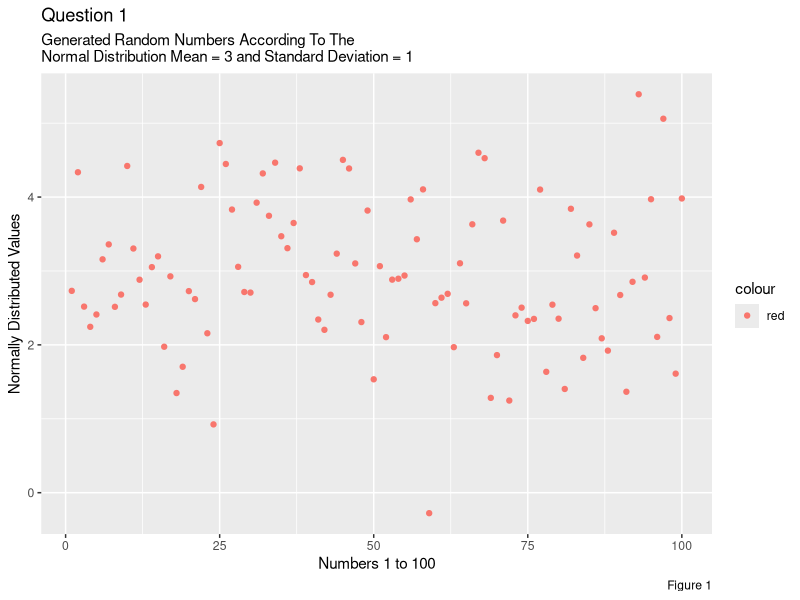

R code for this plot: (Note: this script raises an error after producing the figure.)
## ---- chunk 1
pkg_vec <- c("ggplot2", "palmerpenguins", "ggthemes")
for (x in pkg_vec) {
  if (!requireNamespace(x, quietly = TRUE)) {
    install.packages(x, dependencies = TRUE)
  }
  # if you want to programmatically attach
  # libraries, this is the way to to do it
  library(x, character.only = TRUE)
}
library(ggplot2)
## ---- chunk 2
random_numbers <- data.frame(x = 1:100, y= rnorm(100, mean = 3, sd = 1))

ggplot(data = random_numbers, aes(x = x, y=y)) +
  geom_point(aes(color = "red")) +
  labs(
    title = "Question 1",
    subtitle =  "Generated Random Numbers According To The  \nNormal Distribution Mean = 3 and Standard Deviation = 1", 
    caption = "Figure 1", 
    x = "Numbers 1 to 100",
    y = "Normally Distributed Values"
  )
  
## ---- chunk 3

## ---- chunk 4
random_numbers <- data.frame(x = 1:100, y= rnorm(100, mean = 3, sd = 1))

ggplot(data = random_numbers, aes(x = x, y=y)) +
  geom_point(aes(color = "red")) +
  geom_smooth(method ="lm") +
  labs(
    title = "Question 1",
    subtitle =  "Generated Random Numbers According To The  \nNormal Distribution Mean = 3 and Standard Deviation = 1", 
    caption = "Figure 1", 
    x = "Numbers 1 to 100",
    y = "Normally Distributed Values"
  ) +
  theme_cowplot(font_size = 15) +
  background_grid(major = "xy") +
  theme(
    plot.background = element_rect(fill = "white"),
    panel.background = element_rect(fill = "white")
  )
## ---- chunk 5

